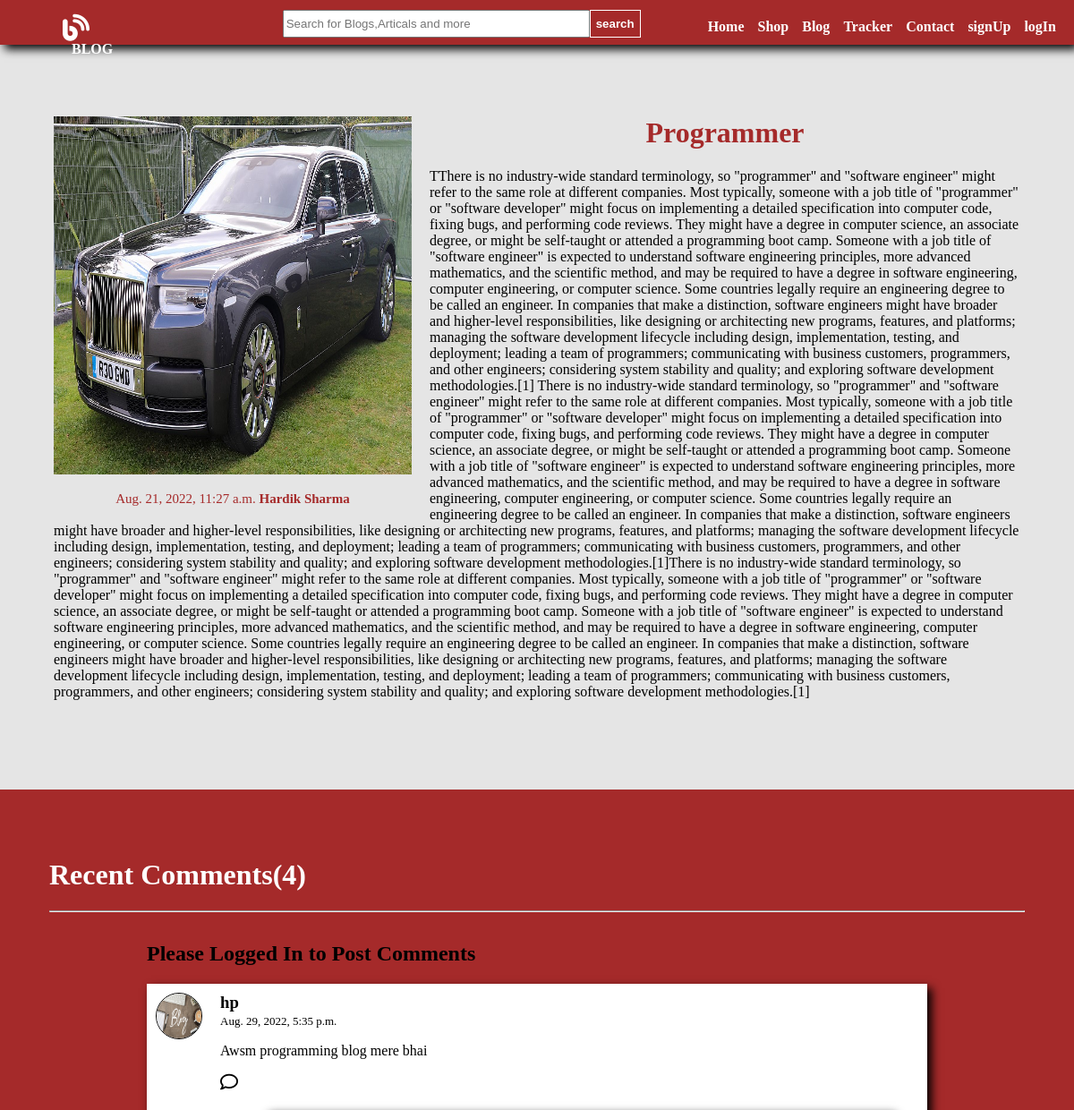
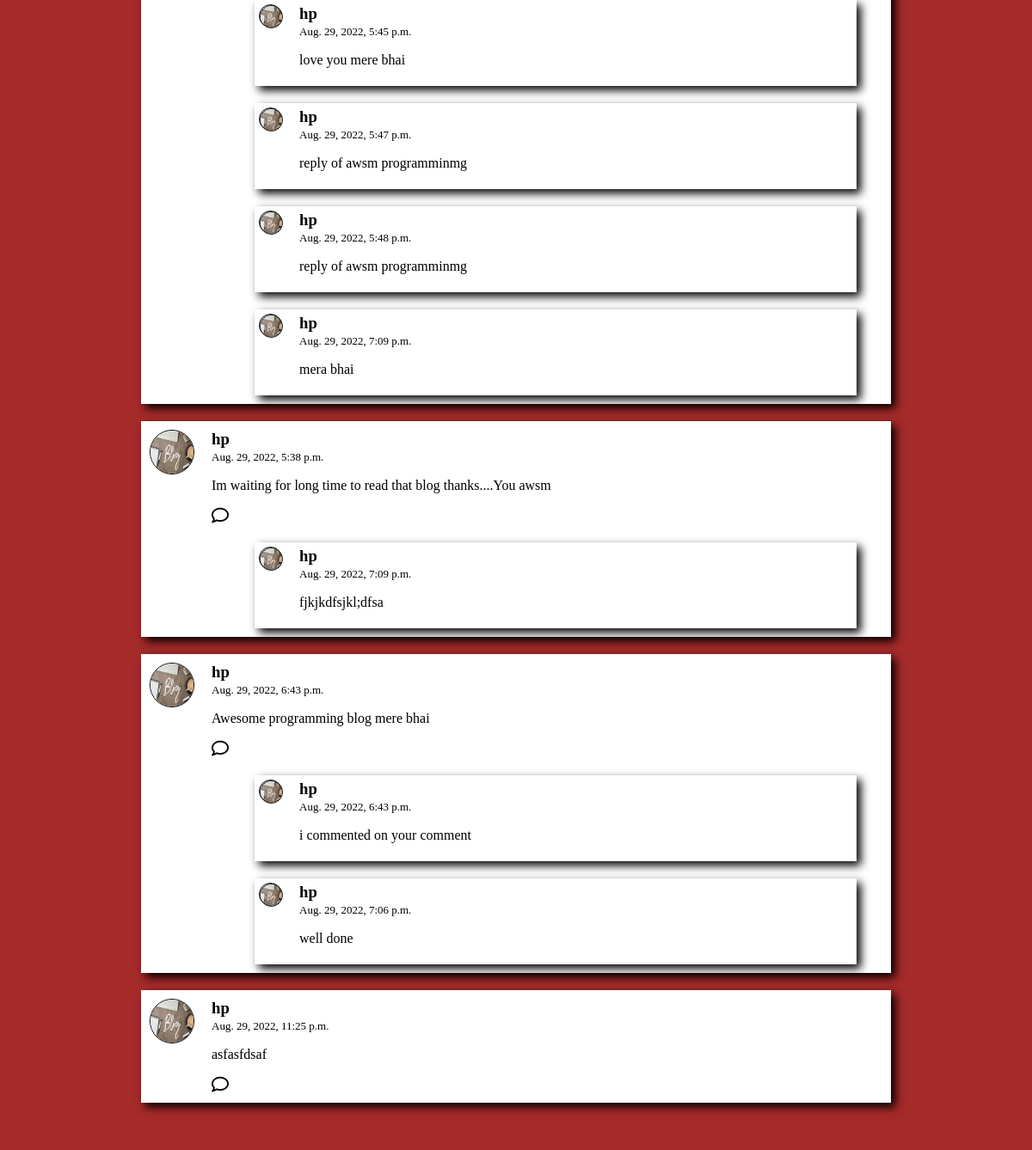
The page /blog/contentdetails/1 on the database its author committed (2 pictures, top to bottom).
### blog/models.py (models this page shows)
class DatabaseBlog(models.Model):
    blog_id = models.AutoField
    BlogTitle = models.CharField(max_length=30,default="Enter the Title of Blog")
    BlogDate = models.DateTimeField(auto_now_add=True)
    BlogMoral = models.CharField(max_length=50,default="Enter the Moral Of the Blog")
    BlogDetails = models.CharField(max_length=5000,default="Write Complete Blog Here")
    BlogAuthor = models.CharField(max_length=20,default="Name Of Blogger")
    BlogImage = models.ImageField(upload_to='shop/image', default="")
    def __str__(self):
        return self.BlogTitle

class Comments(models.Model):
    Sno = models.AutoField(primary_key = True)
    Product_Id = models.CharField(max_length=1000)
    Reply_id = models.IntegerField()   #this can store the parent comment Sno
    Comment = models.TextField(max_length=500)
    User = models.ForeignKey(User,on_delete=models.CASCADE)
    Post = models.ForeignKey(DatabaseBlog,on_delete=models.CASCADE)
    Parent = models.ForeignKey('self',on_delete=models.CASCADE,null = True)
    Commment_Date = models.DateTimeField(auto_now=True)
    def __str__(self):
        return self.Comment[0:20]

### blog/views.py (the view)
# urls.py: path("contentdetails/<int:myid>",views.show_blog_details,name='viewblogs'),
def show_blog_details(request,myid):
    parti_blog = DatabaseBlog.objects.filter(id=myid)
    print("jsdfkjs;kljaslfjlsdk;lsjf",parti_blog)
    show_comment = Comments.objects.filter(Product_Id=myid,Parent=None)
    show_reply = Comments.objects.filter(Product_Id=myid).exclude(Parent=None)  #show_reply variable me only reply store honge means jha jha pr parent none hoga wo wala reply yha store hoga
    print("show reply",show_reply)
    print("show comment",type(show_comment))
    params ={"particular_blog":parti_blog,"show_comment":show_comment,"show_reply":show_reply}
    return render(request,'blog/contentdetails.html',params)

### blog/templates/blog/contentdetails.html (shortened to what this page needs)
{% extends 'blog/basic.html' %}
{% block body%}
{% load humanize %}
{% load static %}
{% for blog_view in particular_blog %}
<div id="contentdetails_container">
    <p>
        <div id="contentdetails_pic">
            <img class=contentdetails_pic_image src="/media/{{blog_view.BlogImage}}">
    <p style="font-size:15px;color:brown;">{{blog_view.BlogDate}} <span id="contentdetails_author">{{blog_view.BlogAuthor}}</span><span style="display:none" id="show_id">{{blog_view.id}}</span></p>
        </div>
        <div id="contentdetails_text">
            <center><h1 style="color:brown;">{{blog_view.BlogTitle}}</h1></center>
        </div>
        {{blog_view.BlogDetails}}
    </p>
</div>
<div id="comment_container">
    <h1 style="color:white;">Recent Comments(<span id="comment_count"></span>)</h1>
    <hr>
    <div id="post_comment_container">
        {% if user.is_authenticated %}
            <form action="/blog/comment" method="post">{% csrf_token %}
                <div style="display:flex;">
                    <input type="hidden" value="" name="product_comment_id" class="product_comment_id" >
                    <label><img class="user-comment-image" src="{% static 'blog/blog1.jpg' %}"></label> <input type="text" placeholder="Add a comment.." id="comment_text" name="comment_text" required>
                    <input id="post_comment" type="submit" value="Post">
                </div>
            </form>
        {% else %}
        <h2>Please Logged In to Post Comments</h2>
        {% endif %}
    </div>
    <div id="disp_comment_container">
        {% for comment in show_comment %}
            <div class="show_comment">
                <div class="user-comment-div">
                    <img class="user-comment-image" src="{% static 'blog/blog1.jpg' %}">
                </div>
                <div style="margin:0px;">
                    <h3 style="margin:0px;">{{comment.User.username}}</h3>
                    <span style="font-size:13px;">{{comment.Commment_Date}}<span style="display:none;">{{comment.Sno}}</span></span>
                    <p>{{comment.Comment}}</p>
                    <div class="reply_button" onclick="reply({{forloop.counter}})">
                        <i class="fa-regular fa-comment"></i>
                    </div>
                    <div id="show_reply_container">
                        {% for reply in show_reply %}
                            {% if comment.Sno is reply.Reply_id %}
                            <div class="show_reply" style="display:flex;">
                                 <div class="user-reply-div">
                                    <img class="user-reply-image" src="{% static 'blog/blog1.jpg' %}">
                                 </div>
                                <div style="margin:0px;">
                                    <h3 style="margin:0px;">{{reply.User.username}}</h3>
                                    <span style="font-size:13px;">{{reply.Commment_Date}}<span style="display:none;">{{reply.Sno}}</span></span>
                                    <p>{{reply.Comment}}</p>
                                </div>
                            </div>
                            {% endif %}
                        {% endfor %}
                    </div>
                </div>
            </div>
        {% endfor %}
    </div>
</div>
{% endfor %}
{% endblock %}

### rows shown on the page
DatabaseBlog: BlogImage (picture), BlogDate "Aug. 21, 2022, 11:27 a.m.", BlogAuthor "Hardik Sharma", BlogTitle "Programmer", BlogDetails "TThere is no industry-wide standard terminology, so \"programmer\" and \"software engineer\" might refer to the same role at different companies. Most typically, someone with a job title of \"programmer\" or \"software developer\" might focus on implementing a detailed specification into computer code, fixing bugs, and performing code reviews. They might have a degree in computer science, an associate degree, or might be self-taught or attended a programming boot camp. Someone with a job title of \"software engineer\" is expected to understand software engineering principles, more advanced mathematics, and the scientific method, and may be required to have a degree in software engineering, computer…"
Comments: User.username "hp", Commment_Date "Aug. 29, 2022, 5:35 p.m.", Comment "Awsm programming blog mere bhai"
Comments: User.username "hp", Commment_Date "Aug. 29, 2022, 5:45 p.m.", Comment "love you mere bhai"
Comments: User.username "hp", Commment_Date "Aug. 29, 2022, 5:47 p.m.", Comment "reply of awsm programminmg"
Comments: User.username "hp", Commment_Date "Aug. 29, 2022, 5:48 p.m.", Comment "reply of awsm programminmg"
Comments: User.username "hp", Commment_Date "Aug. 29, 2022, 7:09 p.m.", Comment "mera bhai"
Comments: User.username "hp", Commment_Date "Aug. 29, 2022, 5:38 p.m.", Comment "Im waiting for long time to read that blog thanks....You awsm"
Comments: User.username "hp", Commment_Date "Aug. 29, 2022, 7:09 p.m.", Comment "fjkjkdfsjkl;dfsa"
Comments: User.username "hp", Commment_Date "Aug. 29, 2022, 6:43 p.m.", Comment "Awesome programming blog mere bhai"
Comments: User.username "hp", Commment_Date "Aug. 29, 2022, 6:43 p.m.", Comment "i commented on your comment"
Comments: User.username "hp", Commment_Date "Aug. 29, 2022, 7:06 p.m.", Comment "well done"
Comments: User.username "hp", Commment_Date "Aug. 29, 2022, 11:25 p.m.", Comment "asfasfdsaf"
